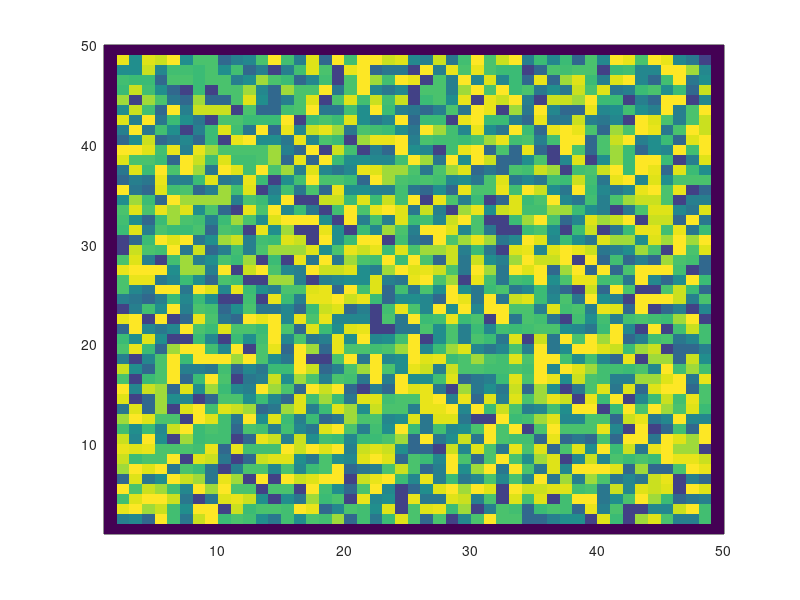

The MATLAB source for this figure: (Note: this script raises an error after producing the figure.)
%
% Copyright (c) 2018, Vishal_S
% All rights reserved. Please read the "license.txt" for license terms.
%
% Project Title: Monte Carlo
% 
% Developer: Vishal S
% 
% Contact Info: vishalsubbu97@gmail.com
%
clear all
clf
clc

Nx = 50;
Ny = 50;
grain_old = zeros(Nx,Ny);
N = 200;
KbT = 10;
no_of_orientations = 16;
r = randi([10 200],no_of_orientations);
order = [-1,-1;-1,0;-1,1;0,1;1,1;1,0;1,-1;0,-1];
for i = 2:Nx-2
    for j = 2:Ny-2
        rand  = randi([1 no_of_orientations],1);
        grain_old(i,j) = r(rand ,1);
    end
end

pcolor(grain_old)
shading flat;
view(2);
pause(1);
str1 = ['initialgrain'];
print(str1,'-dpng');
for t = 1:1000
    for m = 1:N
        x = randi([2 Nx-2],1);
        y = randi([2 Nx-2],1);
        H1 = calc_H(grain_old,x,y);
        temp = grain_old(x,y);
        neighbour = randi([1 8],1);
        grain_old(x,y) = grain_old(x+order(neighbour,1),y+order(neighbour,2));
        H2 = calc_H(grain_old,x,y);
        delH = H2-H1;
        prob = exp(-delH/(KbT));
        trans = rand();
        if(trans>prob)
            grain_old(x,y) = temp;
        end
    end
    if(mod(t,100) == 0)
        t
        pcolor(grain_old);
        view(2);
        shading flat;
        str1 = ['grain',num2str(t)];
        print(str1,'-dpng');
        pause(1);
    end
end

function y = delta(a,b)
if(a==b)
    y = 1;
else
    y = 0;
end
end

function y = calc_H(A,i,j)
y = 0;
k = 10;
order = [-1,-1;-1,0;-1,1;0,1;1,1;1,0;1,-1;0,-1];
for l = 1:8
    y = y + (k/2)*(1-delta(A(i,j),A(i+order(l,1),j+order(l,2))));
end
end
